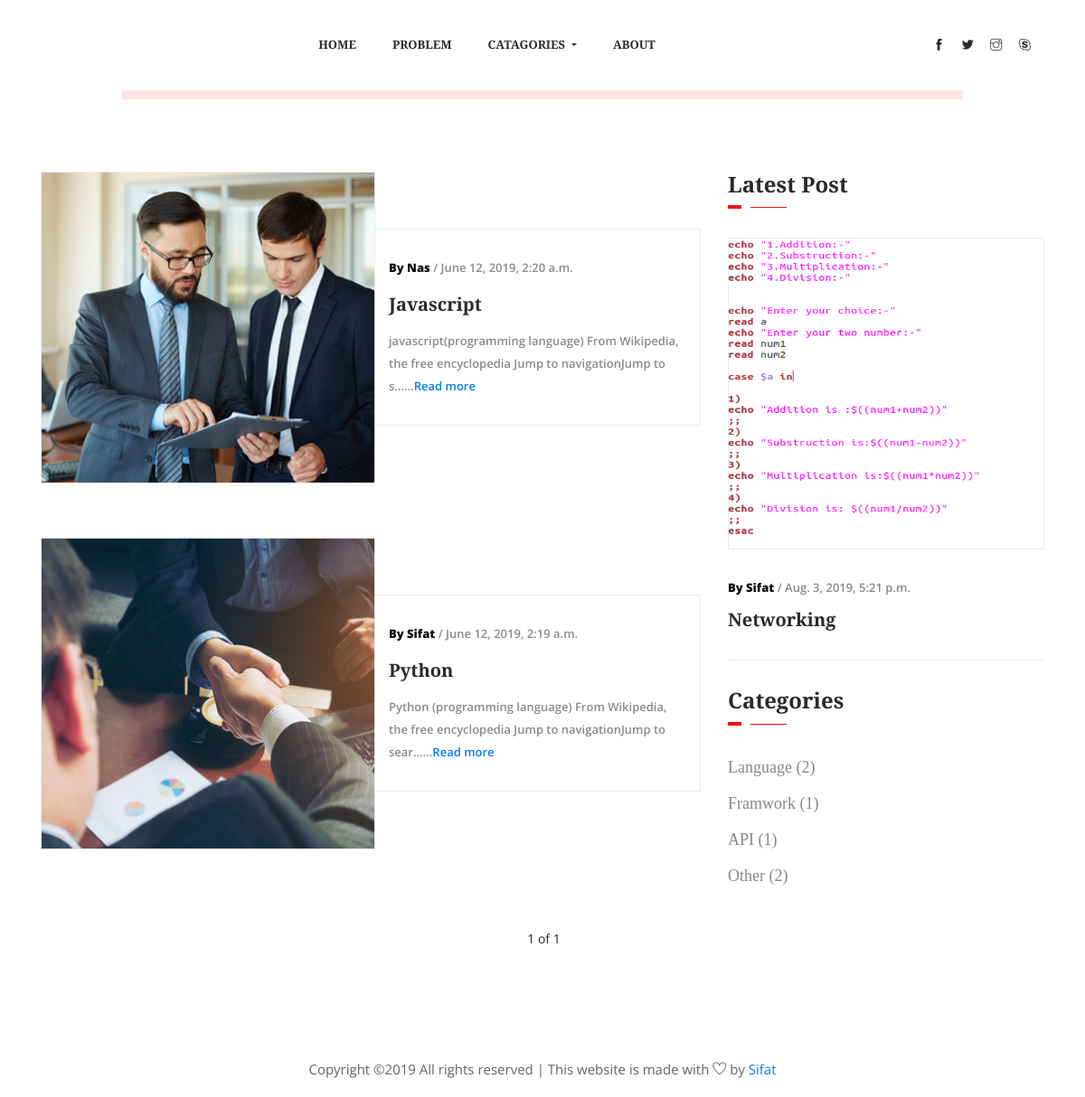
Screenshot of /home/Language/ with the database file from the repository.
### mainblog/models.py (models this page shows, shortened)
class Post(models.Model):
    title = models.CharField(max_length=255)
    image = models.ImageField(upload_to='images/')
    post_detail = models.TextField()
    author = models.ForeignKey(Author,related_name='posts',on_delete=models.CASCADE)
    catagory = models.ForeignKey(Catagory,related_name="catagories",on_delete=models.CASCADE)
    pub_date = models.DateTimeField(auto_now_add=True)
    likes = models.IntegerField(default=0)
    class Meta:
        ordering =['-pub_date']
    def summary(self):
        return self.post_detail[:100]+"..."

class Author(models.Model):
    name = models.CharField(max_length=255)
    def __str__(self):
        return self.name

class Catagory(models.Model):
    catagory_name = models.CharField(max_length=255)
    def get_cata_count(self):
        catagory=Catagory.objects.get(catagory_name=self.catagory_name)
        return catagory.catagories.all().count()

### mainblog/views.py (the view)
# urls.py: path('home/<str:cat_name>/',views.catagory,name = 'catagory'),
def catagory(request,cat_name):
    catagory_post = Catagory.objects.get(catagory_name=cat_name)
    cats = catagory_post.catagories.all()
    latest_post = Post.objects.all().order_by('-pub_date')[0:1]
    catagories2 = Catagory.objects.all() #home's catagory
    page = request.GET.get('page', 1)
    paginator = Paginator(cats, 3)
    try:
        cats = paginator.page(page)
    except PageNotAnInteger:
        cats = paginator.page(1)
    except EmptyPage:
        cats = paginator.page(paginator.num_pages)
    return render(request,'category.html',{'catagories':cats,'latest_post':latest_post,'catagories2':catagories2})

### templates/category.html (shortened to what this page needs)
{% extends 'base.html' %}
{% block content %}
    <section class="all_post section_padding">
        <div class="container">
            <div class="row">
                <div class="col-lg-8">
                {% for post in catagories %}
                    <div class="single_post media post_3">
                        <div class="single_post_img">
                            <img src="{{ post.image.url }}" alt="" style="width: 370px;height: 345px;border: 1px solid #e8ebed" >
                        </div>
                        <div class="post_text_1 media-body align-self-center">
                            <p><span> By {{ post.author }}</span> / {{ post.pub_date }}</p>
                           <a href="{% url 'summery' post.id %}">
                                <h3>{{ post.title }}</h3>
                            </a>
                           <p class="excert">{{ post.summary }}...<a href="{% url 'detail' post.id %}">Read more</a></p>
                        </div>
                    </div>
                {% endfor %}
                </div>
{% endblock %}
{% block col-lg-4 %}
                <div class="col-lg-4">
                    <div class="sidebar_widget">
                        <div class="sidebar_tittle">
                            <h3>Latest Post</h3>
                        </div>
                        {% for p in latest_post %}
                        <div class="single_catagory_post post_2 single_border_bottom">
                            {% if p %}
                                <div class="category_post_img">
                                <img src="{{ p.image.url }}" alt="" style="width: 370px;height: 345px;border: 1px solid #e8ebed" >
                            </div>
                            <div class="post_text_1 pr_30">
                                <p><span> By {{ p.author }}</span> / {{ p.pub_date  }}</p>
                                <a href="{% url 'summery' p.id %}">
                                    <h3>{{ p.title }}</h3>
                                </a>
                            </div>
                            {% endif %}
                        </div>
                    {% endfor %}
                        <div class="sidebar_tittle">
                            <h3>Categories</h3>
                        </div>
                    <div class="single_catagory_item category">
                            <ul class="list-unstyled">
                                {% for cat in catagories2 %}
                                <li><a href="{% url 'catagory' cat.catagory_name %}">{{ cat.catagory_name }} ({{ cat.get_cata_count }})</a></li>
                                {% endfor %}
                            </ul>
                    </div>
                </div>
                </div>
    </div>
    <div style="margin: 0 auto;">
<ul class="pagination justify-content-center mb-4">
         <span style="padding-left: 3px">{{ catagories.number }} of {{ catagories.paginator.num_pages }}</span>
</ul>
</div>
{% endblock %}

### static/css/custom.css (style rules this page uses)
.section_padding { padding: 40px 0px; }

### rows the page displays
Post: image (picture), author "Nas", pub_date "June 12, 2019, 2:20 a.m.", title "Javascript", summary "javascript(programming language) From Wikipedia, the free encyclopedia Jump to navigationJump to s..."
Post: image (picture), author "Sifat", pub_date "June 12, 2019, 2:19 a.m.", title "Python", summary "Python (programming language) From Wikipedia, the free encyclopedia Jump to navigationJump to sear..."
Post: image (picture), author "Sifat", pub_date "Aug. 3, 2019, 5:21 p.m.", title "Networking"
Catagory: catagory_name "Language", get_cata_count "2"
Catagory: catagory_name "Framwork", get_cata_count "1"
Catagory: catagory_name "API", get_cata_count "1"
Catagory: catagory_name "Other", get_cata_count "2"

### other values shown
{{ catagories.number }} "1"
{{ catagories.paginator.num_pages }} "1"
